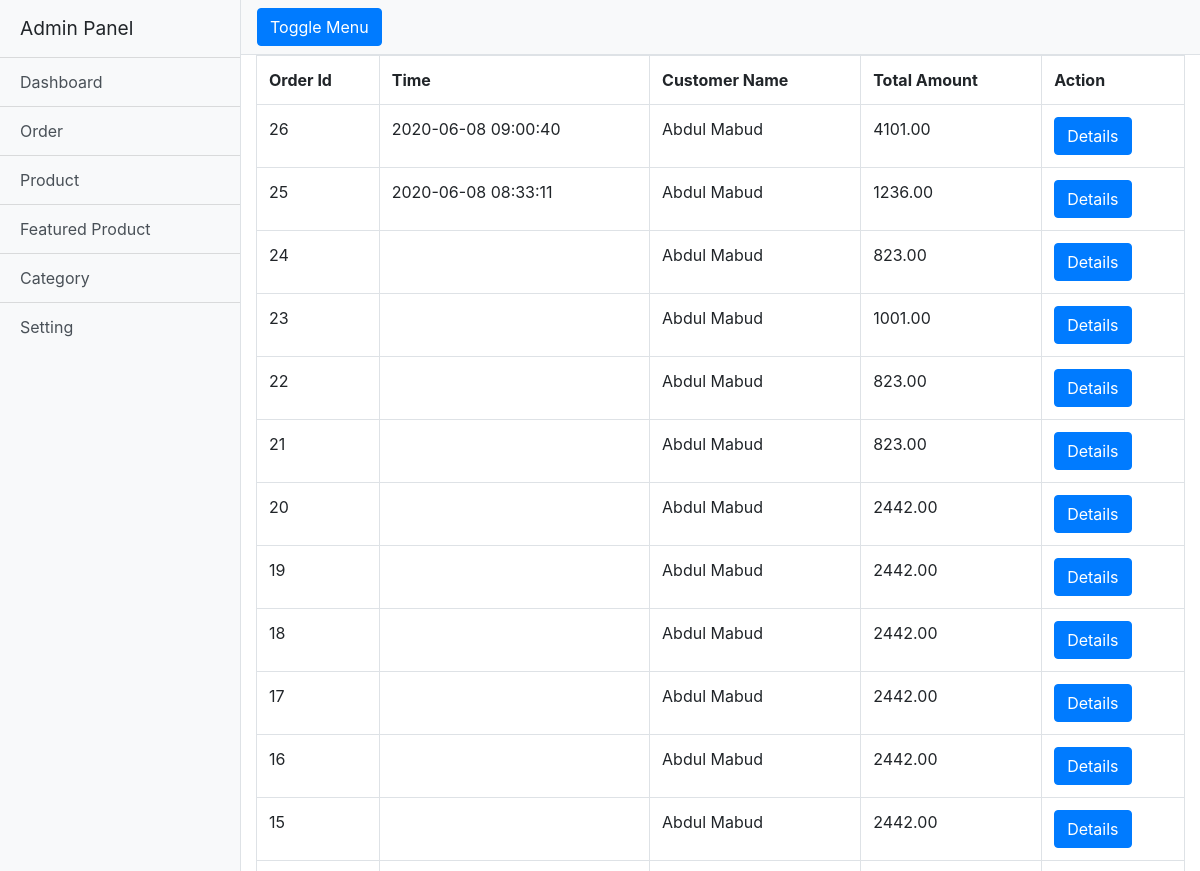
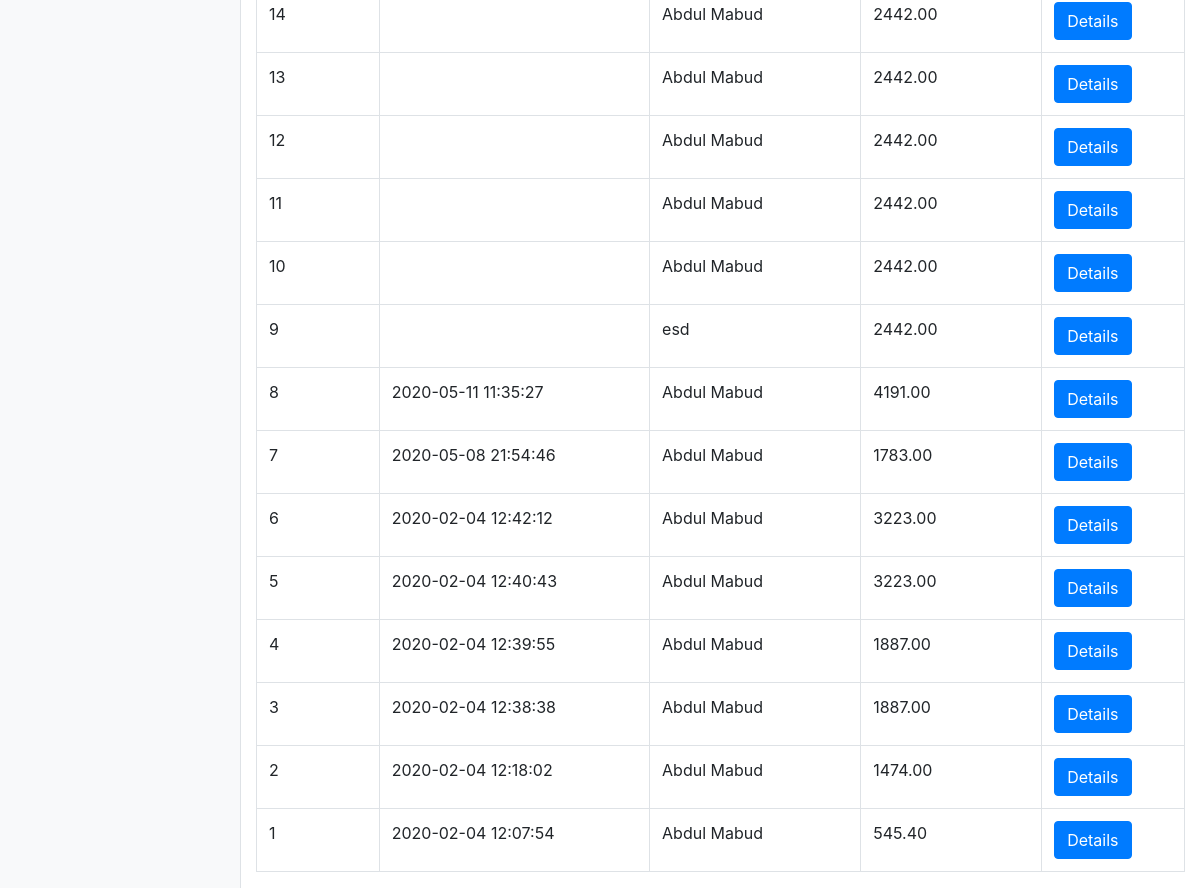
The page /admin/orders.php on the database its author committed (2 pictures, top to bottom).
### tables this page shows
CREATE TABLE `orders` (
  `id` bigint(20) UNSIGNED NOT NULL,
  `user_id` bigint(20) UNSIGNED DEFAULT NULL,
  `user_name` varchar(100) NOT NULL,
  `user_phone` varchar(50) NOT NULL,
  `user_email` varchar(100) NOT NULL,
  `address` varchar(300) NOT NULL,
  `subtotal` double(8,2) NOT NULL,
  `delivery_charge` double(8,2) NOT NULL,
  `total_price` double(8,2) NOT NULL,
  `created_at` timestamp NULL DEFAULT current_timestamp(),
  `updated_at` timestamp NULL DEFAULT NULL
);

### inc/database.php (called while the page is built, shortened)
<?php
class Database{
    public $host   = 'localhost';
    public $user   = 'root';
    public $pass   = '';
    public $dbname = 'ecomphp';
    public $conn;
    public function __construct()
    {
        $this->conn = new mysqli(
            $this->host,
            $this->user,
            $this->pass,
            $this->dbname
        );
    }
    public function select($query){
        $result = $this->conn->query($query) or
        die($this->conn->error . __LINE__);
        if($result->num_rows > 0){
            return $result;
        }else{
            return false;
        }
    }
}
?>

### admin/orders.php (the view)
<?php include 'header.php'; ?>
<?php
    $db = new Database();
    $result = $db->select("SELECT id, user_name, total_price, created_at FROM orders ORDER BY ID DESC");
?>
<div class="container">
        <table class="table table-bordered">
            <tr>
                <th>Order Id</th>
                <th>Time</th>
                <th>Customer Name</th>
                <th>Total Amount</th>
                <th>Action</th>
            </tr>
           <?php while($row = $result->fetch_assoc()){ ?>
            <tr>
                <td><?php echo $row['id']; ?></td>
                <td><?php echo $row['created_at']; ?></td>
                <td><?php echo $row['user_name']; ?></td>
                <td><?php echo $row['total_price']; ?></td>
            <td><a href="orderdetails.php?order_id=<?php echo $row['id']; ?>" class="btn btn-primary">Details</a></td>
            </tr>
           <?php } ?>
        </table>
    </div>
<?php include 'footer.php'; ?>

### admin/css/simple-sidebar.css (style rules this page uses)
body { overflow-x: hidden; }

### rows shown on the page
orders: id "26", created_at "2020-06-08 09:00:40", user_name "Abdul Mabud", total_price "4101.00"
orders: id "25", created_at "2020-06-08 08:33:11", user_name "Abdul Mabud", total_price "1236.00"
orders: id "24", user_name "Abdul Mabud", total_price "823.00"
orders: id "23", user_name "Abdul Mabud", total_price "1001.00"
orders: id "22", user_name "Abdul Mabud", total_price "823.00"
orders: id "21", user_name "Abdul Mabud", total_price "823.00"
orders: id "20", user_name "Abdul Mabud", total_price "2442.00"
orders: id "19", user_name "Abdul Mabud", total_price "2442.00"
orders: id "18", user_name "Abdul Mabud", total_price "2442.00"
orders: id "17", user_name "Abdul Mabud", total_price "2442.00"
orders: id "16", user_name "Abdul Mabud", total_price "2442.00"
orders: id "15", user_name "Abdul Mabud", total_price "2442.00"
orders: id "14", user_name "Abdul Mabud", total_price "2442.00"
orders: id "13", user_name "Abdul Mabud", total_price "2442.00"
orders: id "12", user_name "Abdul Mabud", total_price "2442.00"
orders: id "11", user_name "Abdul Mabud", total_price "2442.00"
orders: id "10", user_name "Abdul Mabud", total_price "2442.00"
orders: id "9", user_name "esd", total_price "2442.00"
orders: id "8", created_at "2020-05-11 11:35:27", user_name "Abdul Mabud", total_price "4191.00"
orders: id "7", created_at "2020-05-08 21:54:46", user_name "Abdul Mabud", total_price "1783.00"
orders: id "6", created_at "2020-02-04 12:42:12", user_name "Abdul Mabud", total_price "3223.00"
orders: id "5", created_at "2020-02-04 12:40:43", user_name "Abdul Mabud", total_price "3223.00"
orders: id "4", created_at "2020-02-04 12:39:55", user_name "Abdul Mabud", total_price "1887.00"
orders: id "3", created_at "2020-02-04 12:38:38", user_name "Abdul Mabud", total_price "1887.00"
orders: id "2", created_at "2020-02-04 12:18:02", user_name "Abdul Mabud", total_price "1474.00"
orders: id "1", created_at "2020-02-04 12:07:54", user_name "Abdul Mabud", total_price "545.40"
